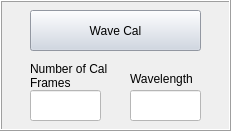
     <widget class="QFrame" name="frameWaveCal">
      <property name="geometry">
       <rect>
        <x>0</x>
        <y>280</y>
        <width>231</width>
        <height>131</height>
       </rect>
      </property>
      <property name="frameShape">
       <enum>QFrame::Box</enum>
      </property>
      <property name="frameShadow">
       <enum>QFrame::Raised</enum>
      </property>
      <widget class="QPushButton" name="pushButtonWaveCalBench">
       <property name="enabled">
        <bool>true</bool>
       </property>
       <property name="geometry">
        <rect>
         <x>30</x>
         <y>10</y>
         <width>171</width>
         <height>41</height>
        </rect>
       </property>
       <property name="styleSheet">
        <string notr="true">background:rgb(204, 212, 226)</string>
       </property>
       <property name="text">
        <string>Wave Cal</string>
       </property>
      </widget>
      <widget class="QLineEdit" name="lineEditWavelengthBench">
       <property name="geometry">
        <rect>
         <x>130</x>
         <y>90</y>
         <width>71</width>
         <height>31</height>
        </rect>
       </property>
       <property name="styleSheet">
        <string notr="true">background:rgb(255, 255, 255)</string>
       </property>
      </widget>
      <widget class="QLabel" name="label_7">
       <property name="geometry">
        <rect>
         <x>130</x>
         <y>70</y>
         <width>91</width>
         <height>17</height>
        </rect>
       </property>
       <property name="text">
        <string>Wavelength</string>
       </property>
      </widget>
      <widget class="QLineEdit" name="lineEditNumWaveCalFramesBench">
       <property name="geometry">
        <rect>
         <x>30</x>
         <y>90</y>
         <width>71</width>
         <height>31</height>
        </rect>
       </property>
       <property name="styleSheet">
        <string notr="true">background:rgb(255, 255, 255)</string>
       </property>
      </widget>
      <widget class="QLabel" name="label_12">
       <property name="geometry">
        <rect>
         <x>30</x>
         <y>60</y>
         <width>81</width>
         <height>31</height>
        </rect>
       </property>
       <property name="text">
        <string>Number of Cal Frames</string>
       </property>
       <property name="wordWrap">
        <bool>true</bool>
       </property>
      </widget>
      <zorder>pushButtonWaveCalBench</zorder>
      <zorder>lineEditWavelengthBench</zorder>
      <zorder>label_7</zorder>
      <zorder>label_12</zorder>
      <zorder>lineEditNumWaveCalFramesBench</zorder>
     </widget>
